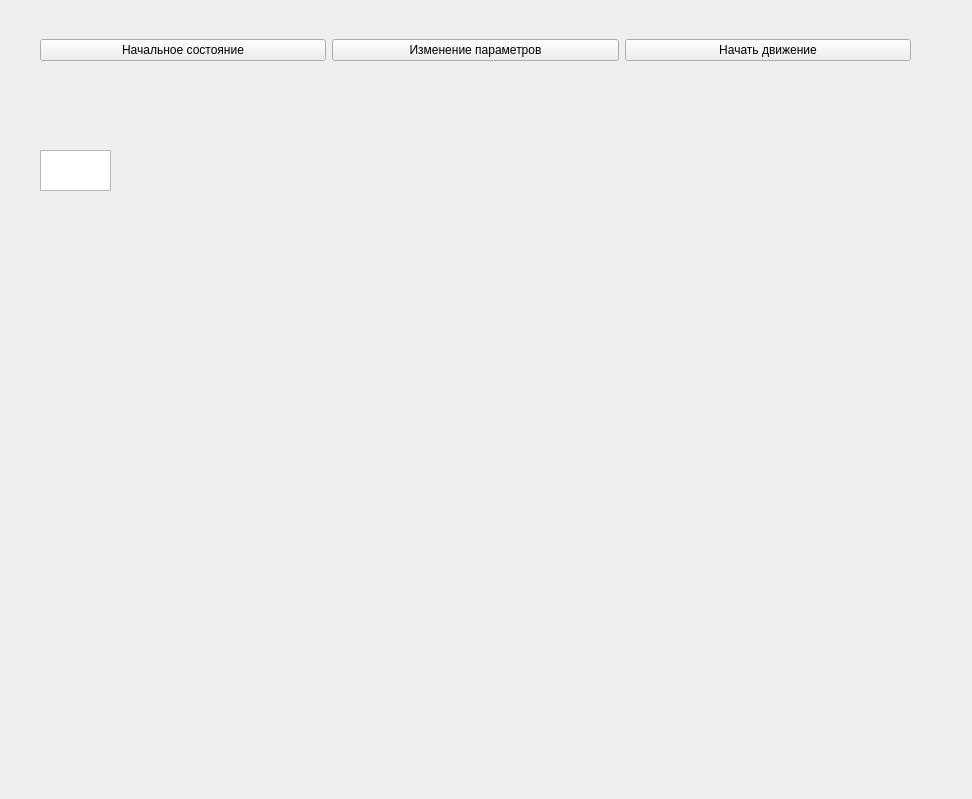
<?xml version="1.0" encoding="UTF-8"?>
<ui version="4.0">
 <class>MainWindow</class>
 <widget class="QMainWindow" name="MainWindow">
  <property name="geometry">
   <rect>
    <x>0</x>
    <y>0</y>
    <width>972</width>
    <height>799</height>
   </rect>
  </property>
  <property name="windowTitle">
   <string>MainWindow</string>
  </property>
  <widget class="QWidget" name="centralwidget">
   <widget class="QGraphicsView" name="graphicsView">
    <property name="geometry">
     <rect>
      <x>40</x>
      <y>150</y>
      <width>71</width>
      <height>41</height>
     </rect>
    </property>
   </widget>
   <widget class="QWidget" name="horizontalLayoutWidget">
    <property name="geometry">
     <rect>
      <x>40</x>
      <y>10</y>
      <width>871</width>
      <height>80</height>
     </rect>
    </property>
    <layout class="QHBoxLayout" name="horizontalLayout">
     <item>
      <widget class="QPushButton" name="reset">
       <property name="text">
        <string>Начальное состояние</string>
       </property>
      </widget>
     </item>
     <item>
      <widget class="QPushButton" name="change_parametrs">
       <property name="text">
        <string>Изменение параметров</string>
       </property>
      </widget>
     </item>
     <item>
      <widget class="QPushButton" name="move">
       <property name="text">
        <string>Начать движение</string>
       </property>
      </widget>
     </item>
    </layout>
   </widget>
  </widget>
 </widget>
 <resources/>
 <connections/>
</ui>
